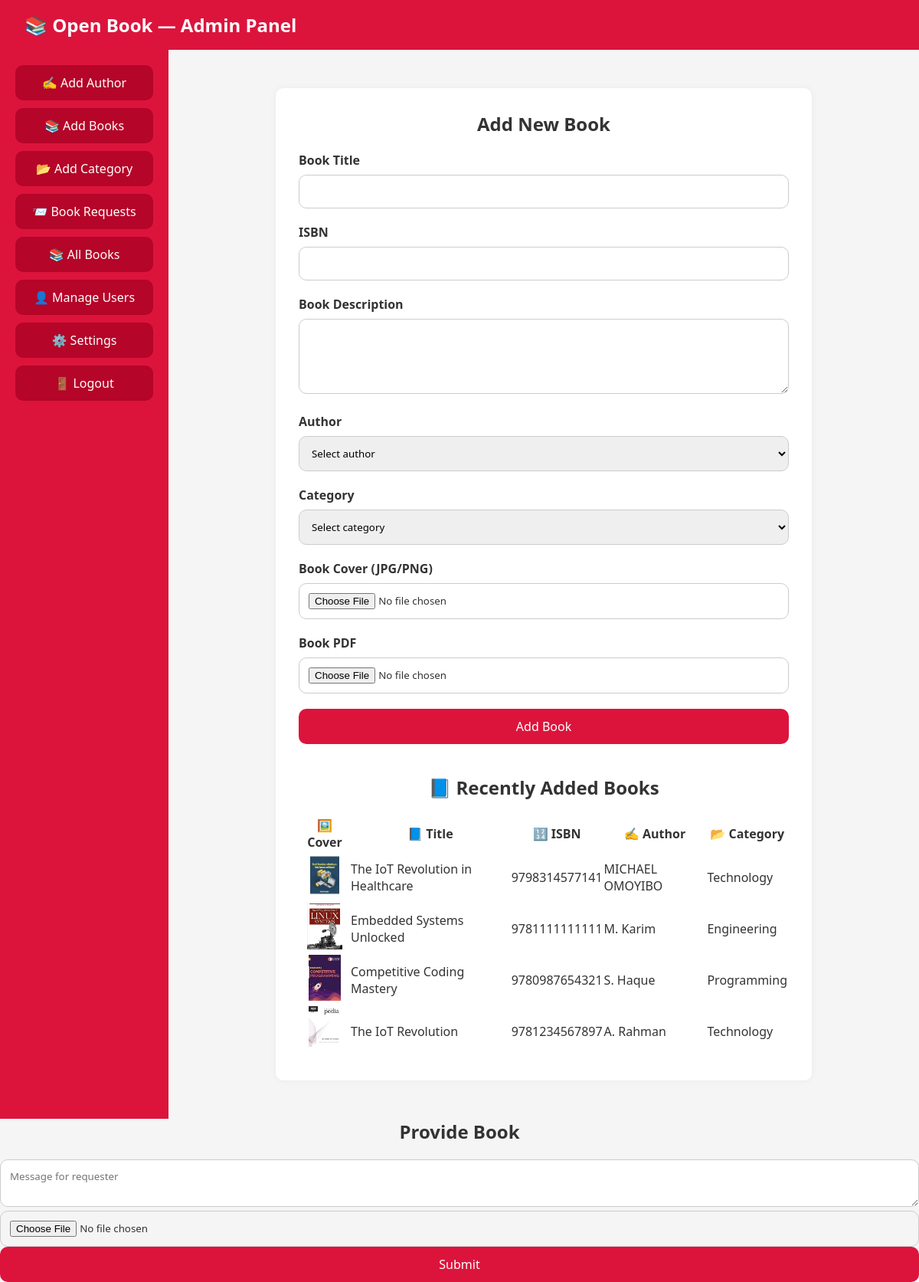
Before: /respond.php (signed in) with the older database file.
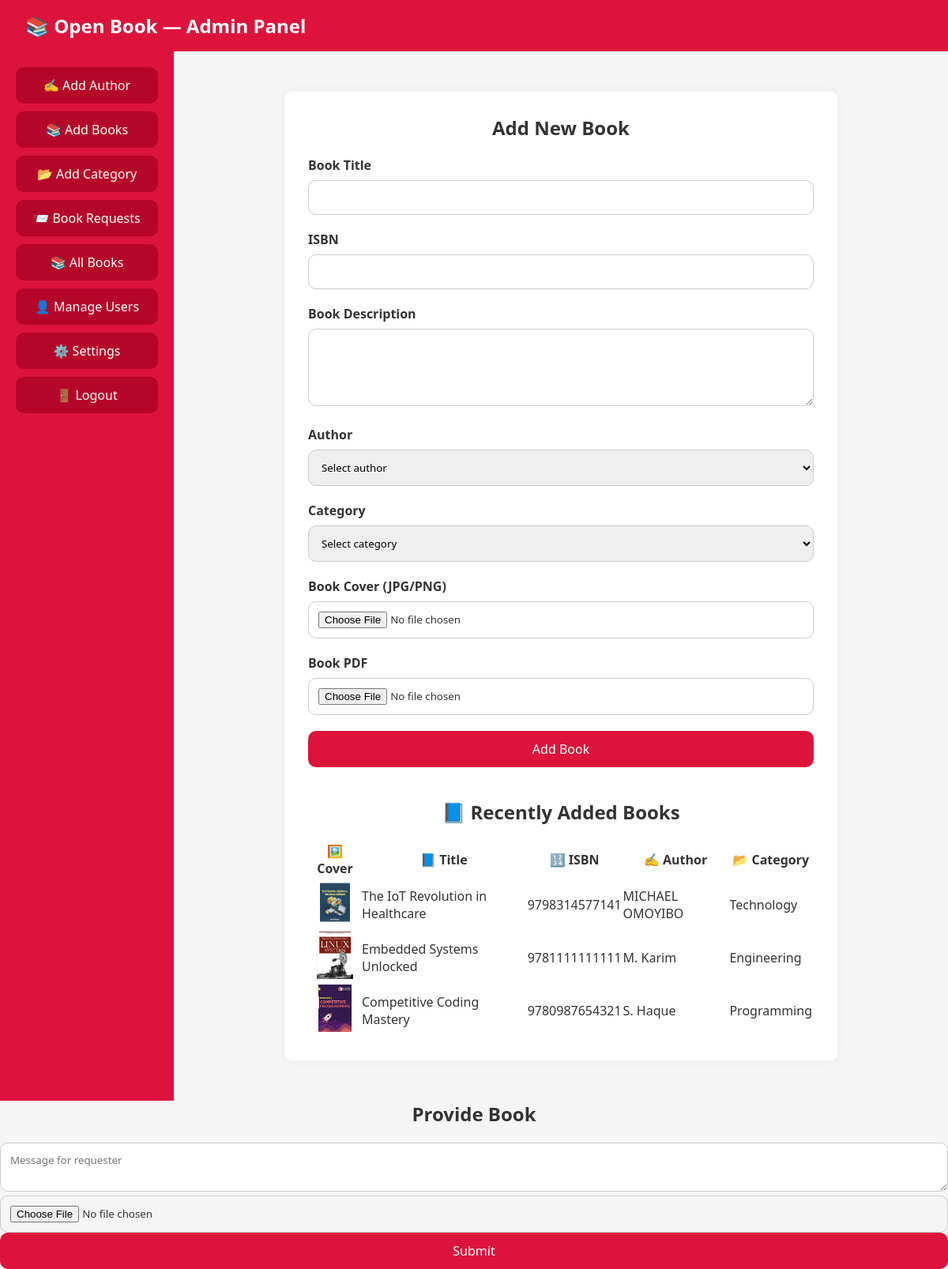
After: the same page with the newer database file.
### tables this page shows
CREATE TABLE `books` (
  `id` int(11) NOT NULL,
  `title` varchar(255) NOT NULL,
  `description` text DEFAULT NULL,
  `author_id` int(11) DEFAULT NULL,
  `category_id` int(11) DEFAULT NULL,
  `cover` varchar(255) DEFAULT NULL,
  `file` varchar(255) DEFAULT NULL,
  `created_at` timestamp NOT NULL DEFAULT current_timestamp(),
  `isbn` varchar(20) DEFAULT NULL,
  `isbn_raw` varchar(30) DEFAULT NULL
);

CREATE TABLE `authors` (
  `id` int(11) NOT NULL,
  `name` varchar(30) NOT NULL
);

CREATE TABLE `category` (
  `id` int(11) NOT NULL,
  `name` varchar(30) NOT NULL
);

### admin/add-books.php (the view, shortened to what the changed rows need)
<?php
include "db_conn.php";
?>
<!DOCTYPE html>
<html lang="en">
<head>
    <link rel="stylesheet" href="addbooks.css">
</head>
<body>
    <div class="container">
        <div class="content">
            <div class="card">
                <h2>Add New Book</h2>
                <h2 style="margin-top:40px;">📘 Recently Added Books</h2>
                <?php
                $bookQuery = "
                    SELECT books.title, books.isbn, books.cover, authors.name AS author_name, category.name AS category_name
                    FROM books
                    LEFT JOIN authors ON books.author_id = authors.id
                    LEFT JOIN category ON books.category_id = category.id
                    ORDER BY books.id DESC
                ";
                $bookResult = $conn->query($bookQuery);
                ?>
                <?php if ($bookResult->num_rows > 0): ?>
                    <table class="book-table">
                        <thead>
                            <tr>
                                <th>🖼️ Cover</th>
                                <th>📘 Title</th>
                                <th>🔢 ISBN</th>
                                <th>✍️ Author</th>
                                <th>📂 Category</th>
                            </tr>
                        </thead>
                        <tbody>
                            <?php while ($row = $bookResult->fetch_assoc()): ?>
                                <tr>
                                    <td style="text-align: center;">
                                        <?php if (file_exists($row['cover'])): ?>
                                            <img src="<?= $row['cover'] ?>" class="book-cover" style="height: 60px;">
                                        <?php else: ?>
                                            <span style="color:red;">Not found</span>
                                        <?php endif; ?>
                                    </td>
                                    <td><?= htmlspecialchars($row['title']) ?></td>
                                    <td><?= htmlspecialchars($row['isbn']) ?></td>
                                    <td><?= htmlspecialchars($row['author_name']) ?></td>
                                    <td><?= htmlspecialchars($row['category_name']) ?></td>
                                </tr>
                            <?php endwhile; ?>
                        </tbody>
                    </table>
                <?php else: ?>
                    <p>No books found yet.</p>
                <?php endif; ?>
            </div>
        </div>
    </div>
</body>
</html>

Changed rows visible on the page:
removed books: cover (picture), title "The IoT Revolution", isbn "9781234567897", author.name "A. Rahman", category.name "Technology"
